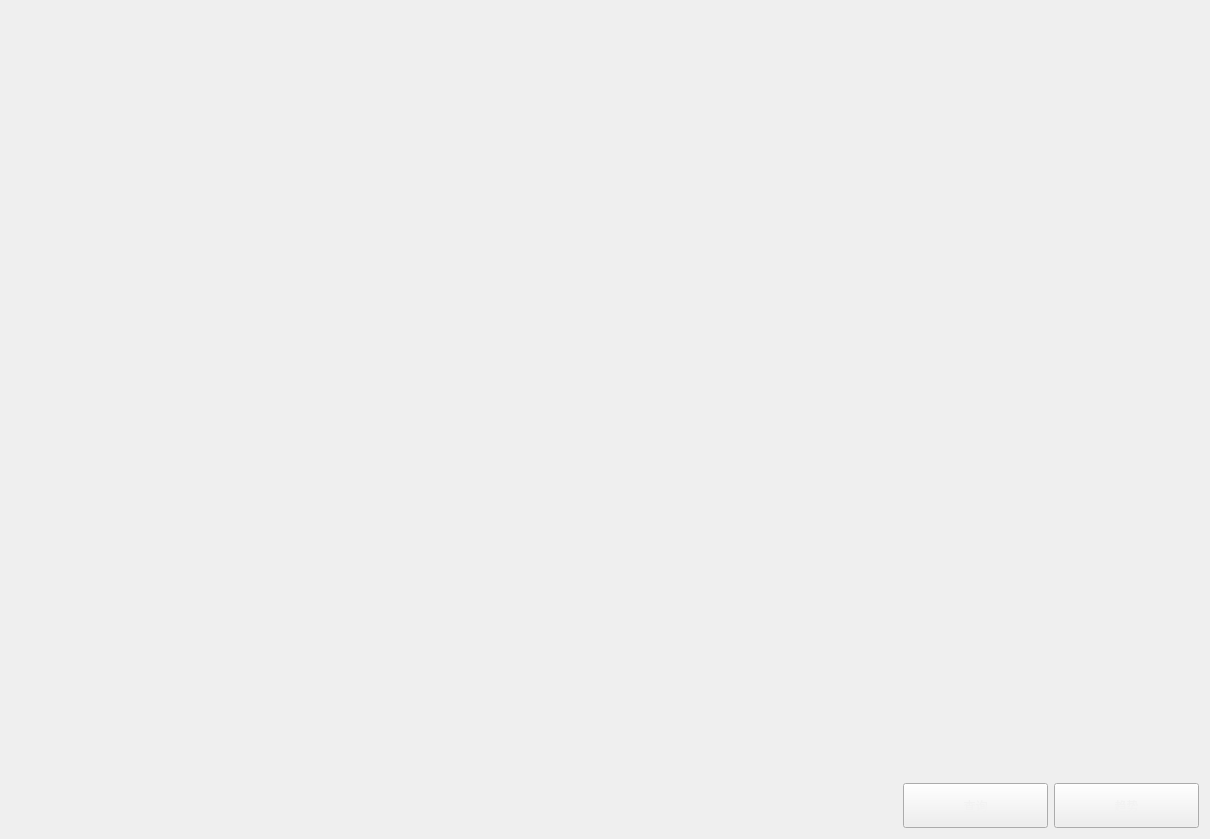
<?xml version="1.0" encoding="UTF-8"?>
<ui version="4.0">
 <class>QCAnalysis</class>
 <widget class="QWidget" name="QCAnalysis">
  <property name="geometry">
   <rect>
    <x>0</x>
    <y>0</y>
    <width>1210</width>
    <height>839</height>
   </rect>
  </property>
  <property name="windowTitle">
   <string>Form</string>
  </property>
  <layout class="QVBoxLayout" name="verticalLayout" stretch="10,1">
   <item>
    <widget class="CusTableView" name="tableArea" native="true"/>
   </item>
   <item>
    <layout class="QHBoxLayout" name="horizontalLayout">
     <item>
      <spacer name="horizontalSpacer">
       <property name="orientation">
        <enum>Qt::Horizontal</enum>
       </property>
       <property name="sizeHint" stdset="0">
        <size>
         <width>40</width>
         <height>20</height>
        </size>
       </property>
      </spacer>
     </item>
     <item>
      <widget class="QPushButton" name="QueryBtn">
       <property name="minimumSize">
        <size>
         <width>145</width>
         <height>45</height>
        </size>
       </property>
       <property name="styleSheet">
        <string notr="true">QPushButton{
font: 700 13pt &quot;Microsoft YaHei UI&quot;;
color: #F2F2F2;
border-image: url(:/resources/img/common/btnNomal.png);
padding: -1;}
QPushButton:pressed{
font: 700 13pt &quot;Microsoft YaHei UI&quot;;
color: #F2F2F2;
border-image: url(:/resources/img/common/btnClicked.png);
padding: -1;}
</string>
       </property>
       <property name="text">
        <string>查询</string>
       </property>
      </widget>
     </item>
     <item>
      <widget class="QPushButton" name="TrendBtn">
       <property name="minimumSize">
        <size>
         <width>145</width>
         <height>45</height>
        </size>
       </property>
       <property name="styleSheet">
        <string notr="true">QPushButton{
font: 700 13pt &quot;Microsoft YaHei UI&quot;;
color: #F2F2F2;
border-image: url(:/resources/img/common/btnNomal.png);
padding: -1;}
QPushButton:pressed{
font: 700 13pt &quot;Microsoft YaHei UI&quot;;
color: #F2F2F2;
border-image: url(:/resources/img/common/btnClicked.png);
padding: -1;}
</string>
       </property>
       <property name="text">
        <string>趋势</string>
       </property>
      </widget>
     </item>
    </layout>
   </item>
  </layout>
 </widget>
 <customwidgets>
  <customwidget>
   <class>CusTableView</class>
   <extends>QWidget</extends>
   <header location="global">CusTableView.h</header>
   <container>1</container>
  </customwidget>
 </customwidgets>
 <resources/>
 <connections/>
</ui>
